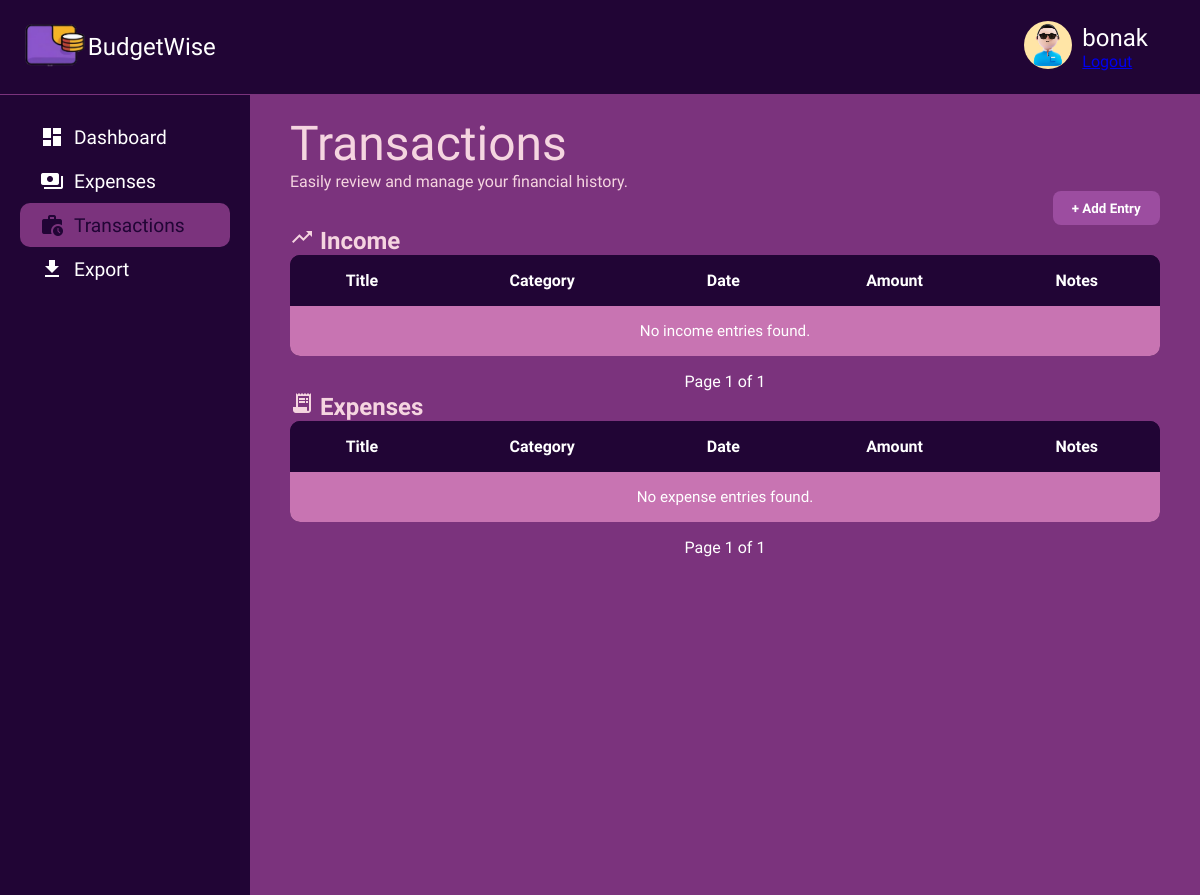
The page /finance/ (signed in) on the database as committed earlier.
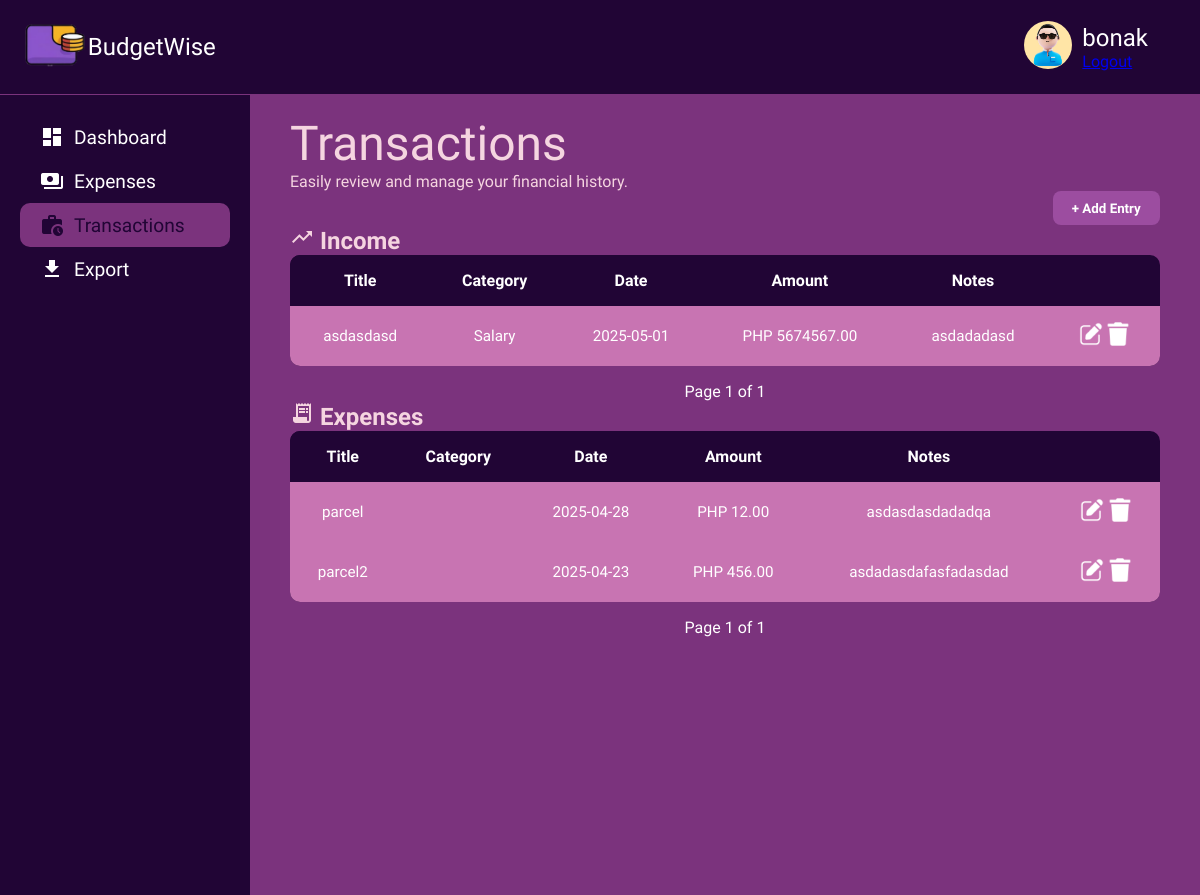
The same page on the database as committed later.
### finance/models.py (models this page shows, shortened)
class Entry(models.Model):
    ENTRY_TYPE_CHOICES = [
        ('income', 'Income'),
        ('expense', 'Expense'),
    ]
    user = models.ForeignKey(settings.AUTH_USER_MODEL, on_delete=models.CASCADE)
    title = models.CharField(max_length=200)
    amount = models.DecimalField(max_digits=10, decimal_places=2)
    date = models.DateField()
    entry_type = models.CharField(max_length=7, choices=ENTRY_TYPE_CHOICES)
    category = models.ForeignKey(Category, on_delete=models.SET_NULL, null=True, blank=True)
    notes = models.TextField(blank=True, null=True)

class Category(models.Model):
    EXPENSE_CATEGORIES = [
        ('grocery', 'Grocery'),
        ('health', 'Health'),
        ('gifts', 'Gifts'),
        ('transportation', 'Transportation'),
        ('food', 'Food'),
        ('eating_out', 'Eating Out'),
        ('bills', 'Bills'),
    ]
    INCOME_CATEGORIES = [
        ('salary', 'Salary'),
        ('bonus', 'Bonus'),
        ('business', 'Business'),
    ]
    CATEGORY_TYPES = [
        ('expense', 'Expense'),
        ('income', 'Income'),
    ]
    user = models.ForeignKey(settings.AUTH_USER_MODEL, on_delete=models.CASCADE, null=True, blank=True)
    name = models.CharField(max_length=100)
    category_type = models.CharField(max_length=7, choices=CATEGORY_TYPES)
    is_default = models.BooleanField(default=False)

### finance/views.py (the view)
# urls.py: path('', transaction, name='entry-list'),
@never_cache
@login_required
def transaction(request):
    income_entries = Entry.objects.filter(user=request.user, entry_type='income').order_by('-date')
    expense_entries = Entry.objects.filter(user=request.user, entry_type='expense').order_by('-date')
    income_page = paginate_entries(income_entries, request, 'income_page')
    expense_page = paginate_entries(expense_entries, request, 'expense_page')
    return render(request, 'finance/transaction.html', {
        'income_page': income_page,
        'expense_page': expense_page,
    })

### finance/views.py (called while the page is built)
def paginate_entries(entries, request, page_param):
    paginator = Paginator(entries, 5)
    page_number = request.GET.get(page_param)
    try:
        return paginator.get_page(page_number)
    except Exception:
        return paginator.get_page(1)

### finance/templates/finance/transaction.html (shortened to what the changed rows need)
{% load static %}
<!DOCTYPE html>
<html lang="en">
  <head>
    <link
      rel="stylesheet"
      href="{% static 'pages/transaction/transaction.css' %}"
    />
    <link rel="stylesheet" href="{% static 'css/colors.css' %}" />
  </head>
  <body>
    <div class="container">
      <div class="main-content">
        <div class="welcome-message">
          <h1>Transactions</h1>
        </div>
        <div class="transactions-card">
          <h2><span class="material-icons">trending_up</span> Income</h2>
          <table>
            <thead>
              <tr>
                <th>Title</th>
                <th>Category</th>
                <th>Date</th>
                <th>Amount</th>
                <th>Notes</th>
              </tr>
            </thead>
            <tbody>
              {% for entry in income_page %}
              <tr>
                <td>{{ entry.title }}</td>
                <td>{{ entry.category.name }}</td>
                <td>{{ entry.date|date:"Y-m-d" }}</td>
                <td>PHP {{ entry.amount }}</td>
                <td>{{ entry.notes }}</td>
                <td class="actions">
                  <a onclick="openEntryModal({{ entry.id }})">
                    <img src="{% static 'pics/edit.png' %}" alt="Edit Icon" />
                  </a>
                  <a
                    onclick="openDeleteModal('{{ entry.title }}', '{% url 'finance:entry-delete' entry.id %}')"
                  >
                    <img
                      src="{% static 'pics/trash.png' %}"
                      alt="Delete Icon"
                    />
                  </a>
                </td>
              </tr>
              {% empty %}
              <tr>
                <td colspan="6">No income entries found.</td>
              </tr>
              {% endfor %}
            </tbody>
          </table>
        </div>
        <div class="transactions-card">
          <h2><span class="material-icons">receipt_long</span> Expenses</h2>
          <table>
            <thead>
              <tr>
                <th>Title</th>
                <th>Category</th>
                <th>Date</th>
                <th>Amount</th>
                <th>Notes</th>
              </tr>
            </thead>
            <tbody>
              {% for entry in expense_page %}
              <tr>
                <td>{{ entry.title }}</td>
                <td>{{ entry.category.name }}</td>
                <td>{{ entry.date|date:"Y-m-d" }}</td>
                <td>PHP {{ entry.amount }}</td>
                <td>{{ entry.notes }}</td>
                <td class="actions">
                  <a onclick="openEntryModal({{ entry.id }})">
                    <img src="{% static 'pics/edit.png' %}" alt="Edit Icon" />
                  </a>
                  <a
                    onclick="openDeleteModal('{{ entry.title }}', '{% url 'finance:entry-delete' entry.id %}')"
                  >
                    <img
                      src="{% static 'pics/trash.png' %}"
                      alt="Delete Icon"
                    />
                  </a>
                </td>
              </tr>
              {% empty %}
              <tr>
                <td colspan="6">No expense entries found.</td>
              </tr>
              {% endfor %}
            </tbody>
          </table>
        </div>
      </div>
    </div>
  </body>
</html>

Rows that differ between the two databases and show on the page:
added Entry: title "asdasdasd", category.name "Salary", date "2025-05-01", amount "5674567.00", notes "asdadadasd", shown under "Income"
added Entry: title "parcel", date "2025-04-28", amount "12.00", notes "asdasdasdadadqa", shown under "Expenses"
added Entry: title "parcel2", date "2025-04-23", amount "456.00", notes "asdadasdafasfadasdad", shown under "Expenses"
Other text that changed with them:
text no longer shown: "No income entries found. No expense entries found."
